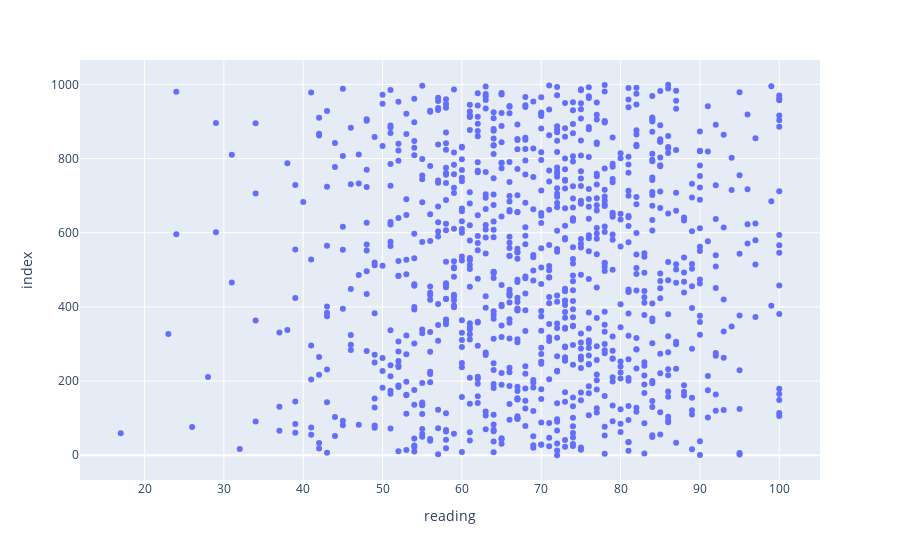

The notebook cell this image was saved under:
### Code cell
fig = px.scatter(data, x="reading") # crear un gráfico de dispersión
fig.show() # crear gráfico de dispersión

### Figure 1 — Plotly figure (JSON) as saved in the notebook; plotly's stock layout.template omitted (floating-point values rounded to 4 significant figures; data arrays with more than 128 entries replaced by an {"elided": "..."} marker saying what was removed)
{"data": [{"hovertemplate": "reading=%{x}<br>index=%{y}<extra></extra>", "legendgroup": "", "marker": {"color": "#636efa", "symbol": "circle"}, "mode": "markers", "name": "", "orientation": "h", "showlegend": false, "type": "scatter", "x": {"elided": "1000 int values"}, "xaxis": "x", "y": {"elided": "1000 int values"}, "yaxis": "y"}], "layout": {"legend": {"tracegroupgap": 0}, "margin": {"t": 60}, "xaxis": {"anchor": "y", "domain": [0, 1], "title": {"text": "reading"}}, "yaxis": {"anchor": "x", "domain": [0, 1], "title": {"text": "index"}}}}
